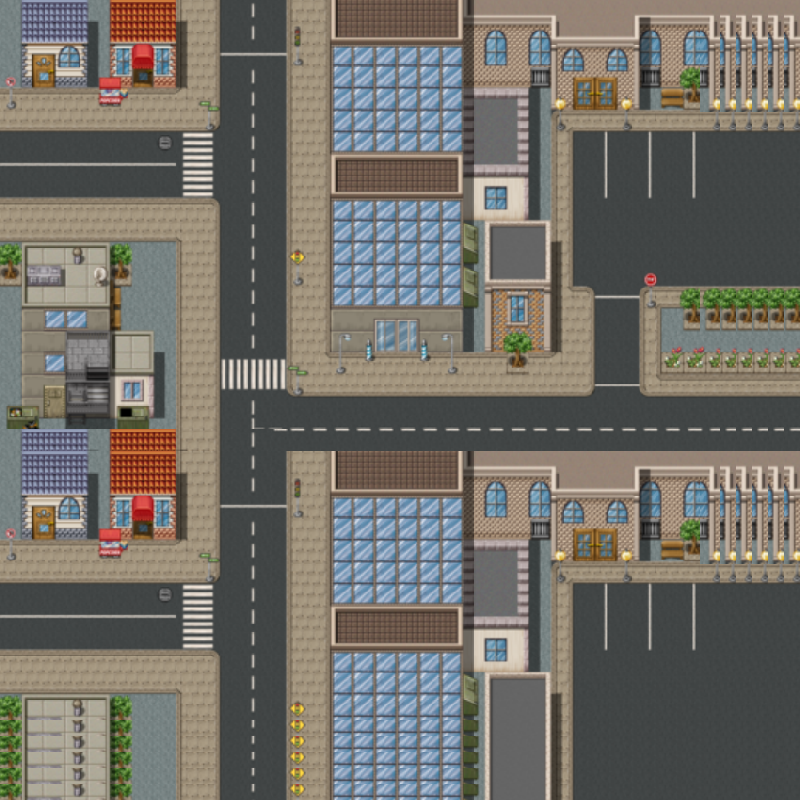

A level layout from a 2D game, rendered from its tile map. Below: a short description, then the map file with tile-grid data replaced by summaries:
An orthogonal 50x50 tile map with 16x16 px tiles, 1 tile layer (Camada de Tiles 1) and 15 objects.

<map version="1.4" tiledversion="1.4.2" orientation="orthogonal" renderorder="right-down" width="50" height="50" tilewidth="16" tileheight="16" infinite="0" nextlayerid="3" nextobjectid="17">
 <tileset firstgid="1" source="Mapa_do_jogo_Definitivo.tsx" />
 <layer id="1" name="Camada de Tiles 1" width="50" height="50">
  <data>[2500 cells, 2500 non-empty, 2025 distinct tile ids]</data>
 </layer>
 <objectgroup id="2" name="Camada de Objetos 1">
  <object id="1" x="6.99423" y="198.636" width="201.434" height="1.39885" />
  <object id="3" x="215.422" y="205.63" width="1.39885" height="369.295" />
  <object id="4" x="286.763" y="4.19654" height="386.081" />
  <object id="5" x="2.79769" y="124.497" width="212.625" height="1.39885" />
  <object id="6" x="215.422" y="4.19654" height="111.908" />
  <object id="7" x="2.79769" y="573.527" width="215.422" height="5.59538" />
  <object id="8" x="0" y="649.065" width="216.821" height="2.79769" />
  <object id="9" x="212.625" y="651.862" width="4.19654" height="151.075" />
  <object id="10" x="288.162" y="451.827" height="344.116" />
  <object id="11" x="289.561" y="447.631" width="509.18" />
  <object id="12" x="290.96" y="391.677" width="297.954" height="1.39885" />
  <object id="13" x="643.469" y="390.278" width="155.272" height="1.39885" />
  <object id="14" x="642.07" y="290.96" width="1.39885" height="97.9192" />
  <object id="15" x="588.914" y="288.162" height="97.9192" />
  <object id="16" x="366.498" y="370.694" />
 </objectgroup>
</map>